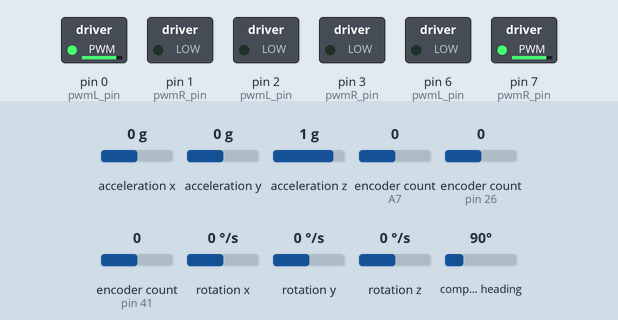
Recording of a sketch running on a simulated Teensy 4. On the bench: switched loads named in the sketch (green lamp = pin HIGH). Inputs (shaded band) come from the test bench; at power-on: acceleration y 0 g, encoder count (sensors on A7, pin 26, pin 41) 0, acceleration z 1 g, acceleration x 0 g, rotation x 0 °/s, rotation y 0 °/s, rotation z 0 °/s, compass heading 90°. What the sketch prints to the serial monitor is not drawn.

Above: at 1.2 s.
1.3 s: acceleration y set to -1.4 g
At 2.5 s:
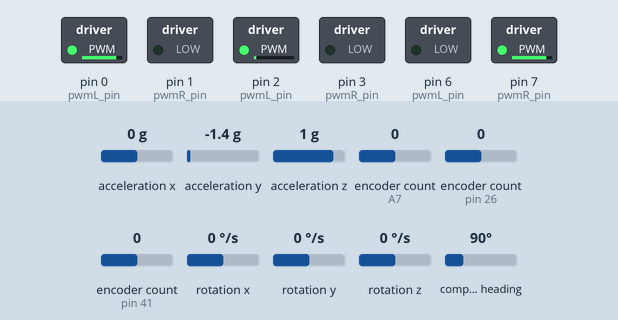
2.8 s: acceleration y set to 0.8 g
At 3.9 s:
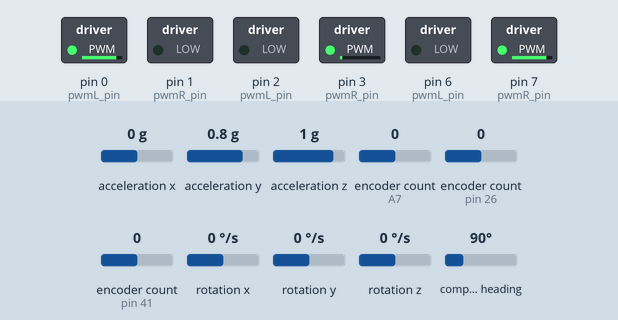
4.3 s: encoder count (sensor on A7) set to 4
At 5.0 s:
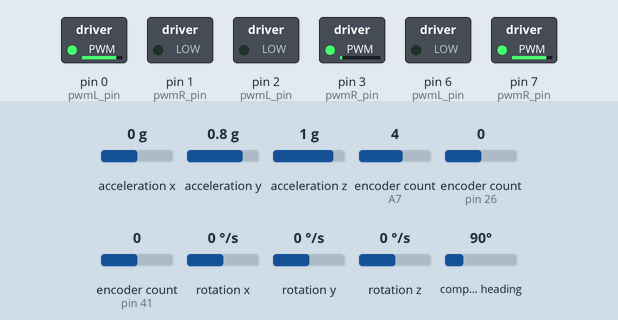
5.8 s: acceleration z set to -1.4 g
At 6.1 s:
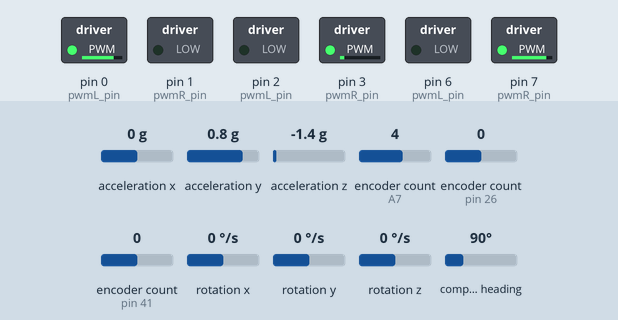
Timing chart, 0 to 8.3 s (numbered marks = the images above; inputs shaded):
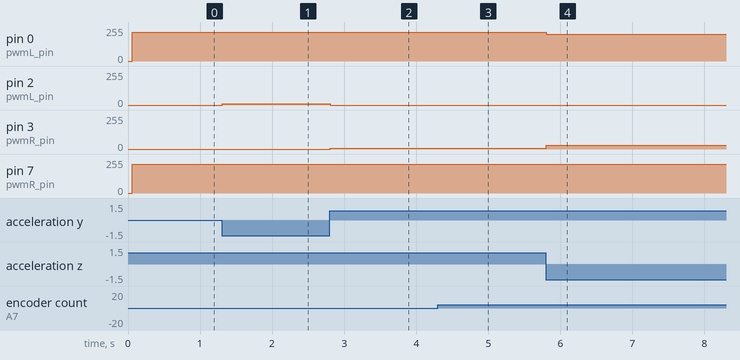

Measured:
- after the input at 1.3 s, pin 2 (pwmL_pin): 0/255 → 9/255 at once
- after the input at 2.8 s, pin 2 (pwmL_pin): 9/255 → 0/255 at once; pin 3 (pwmR_pin): 0/255 → 7/255 at once
- after the input at 4.3 s, pin 3 (pwmR_pin): 7/255 → 6/255 at once
- after the input at 5.8 s, pin 0 (pwmL_pin): 217/255 → 200/255 at once; pin 3 (pwmR_pin): 6/255 → 27/255 at once

The sketch:

drive_p.ino
```cpp
#include <Encoder.h>
#include <Adafruit_BNO055.h>
#include <Wire.h>

#define RADIUS 0.127
#define ROBOT_RADIUS 0.3
float Kp_pos=30.0;
float Kp_vel=0.0;
float Kp_acc=0.0;
#define WHEEL_MAX_RPM 200


Adafruit_BNO055 bno = Adafruit_BNO055(55, 0x28, &Wire1); // Use   Wire2 for I2C communication

sensors_event_t event;

IntervalTimer pidTimer;

int pwmL_pin[3] = { 2, 0, 6 };
int pwmR_pin[3] = { 3, 1, 7 };

volatile long oldPosition[3] = { 0, 0, 0 };
volatile long count[3] = { 0, 0, 0 };
volatile long newPosition[3] = { 0, 0, 0 };
// float cpr[]={1300.0,1300.0,1300.0};
float cpr[]={608.0,608.0,608.0};

Encoder m[3] = { Encoder(21,20), Encoder(26,27), Encoder(41,40) };
volatile float wheel_rpm[3] = { 0, 0, 0 };

float dt = 0.05;


void setup() {
  // put your setup code here, to run once:
  Serial.begin(115200);
  // pinMode(13,OUTPUT);
  // digitalWrite(13,HIGH);
  Wire1.begin();

  // Initialize BNO055 on Wire2
  while (!bno.begin()) {
    Serial.println("BNO055 not detected. Check connections to SDA2/SCL2!");
    // 0
  }
  Serial.println("BNO055 detected!");

  // Optional: Use external crystal for better precision
  bno.setExtCrystalUse(true);

  analogWriteResolution(14);

  pidTimer.begin(pid, dt*1000000);

}
int max_rpm = 300;

volatile float vx = 0.0, vy = 0.0, omega = 0.0;
volatile float Vx = 0.0, Vy = 0.0;
volatile float ax = 0.0, ay = 0.0;
volatile float X = 0.0, Y = 0.0;


volatile float error_X = 0.0;
volatile float error_Y = 0.0;
volatile float error_theta = 0.0;

volatile float error_Vx = 0.0;
volatile float error_Vy = 0.0;
volatile float error_Vtheta = 0.0;

volatile float error_Ax = 0.0;
volatile float error_Ay = 0.0;
volatile float error_Atheta = 0.0;

// DEsired POsition
volatile float X_d = 7.5; //2.82
volatile float Y_d = 0.0;
volatile float Theta_d = 0.0;


volatile float Vtheta_d = 0.0;

volatile float Ax_d = 0.0;
volatile float Ay_d = 0.0;

volatile float gyro_z = 0.0;
volatile float yaw = 0.0;
volatile float Theta = 0.0;
volatile float Omega = 0.0;

// volatile float last_Omega = 0.0;

float rpmToRad(float rpm) {
  return rpm * 2.0 * PI / 60.0;
}


void get_rpm(volatile float* wheel_rpm){

  for (int i = 0; i < 3; i++) {
  newPosition[i] = m[i].read();
  count[i] = abs(newPosition[i] - oldPosition[i]);
  // count=newPosition<oldPosition?-count:count;
  wheel_rpm[i] = count[i] / cpr[i]* 600 * 4.0 / 3;
  wheel_rpm[i] *= newPosition[i] < oldPosition[i] ? -1 : 1;
    // Serial.printf("RPM_output(motor: %d):%0.2f ", i + 1, rpm_rt[i]);
  Serial.println("_-------------------------TICKS-------------------------------------");
  Serial.println(newPosition[0]);
  Serial.println(newPosition[1]);
  Serial.println(newPosition[2]);
  count[i] = 0;
  oldPosition[i] = newPosition[i];
  }

}

void forwardKinematics(volatile float* wheel_rpm,volatile float* vx,volatile float* vy,volatile float* omega) {
  get_rpm(wheel_rpm);
  float w[3];
  for (int i = 0; i < 3; i++) w[i] = rpmToRad(wheel_rpm[i]);
  *vx = (RADIUS / 3.0) * (-sin(0) * w[0] - sin(2 * PI / 3) * w[1] - sin(4 * PI / 3) * w[2]);
  *vy = (RADIUS / 3.0) * (cos(0) * w[0] + cos(2 * PI / 3) * w[1] + cos(4 * PI / 3) * w[2]);
  *omega = (RADIUS / (3.0 * ROBOT_RADIUS)) * (w[0] + w[1] + w[2]);
}

// void forwardKinematics(float* rpms, float* vx, float* vy, float* omega) {
//   float w[3];
//   for (int i = 0; i < 3; i++) w[i] = rpmToRad(rpms[i]);
//   *vx = (RADIUS / 3.0) * (-sin(0) * w[0] - sin(2 * PI / 3) * w[1] - sin(4 * PI / 3) * w[2]);
//   *vy = (RADIUS / 3.0) * (cos(0) * w[0] + cos(2 * PI / 3) * w[1] + cos(4 * PI / 3) * w[2]);
//   *omega = (RADIUS / (3.0 * ROBOT_RADIUS)) * (w[0] + w[1] + w[2]);
// }


void inverseKinematics(float vx, float vy, float omega, float* rpms) {
  float w1 = (-sin(0) * vx + cos(0) * vy + ROBOT_RADIUS * omega) / RADIUS;
  float w2 = (-sin(2 * PI / 3) * vx + cos(2 * PI / 3) * vy + ROBOT_RADIUS * omega) / RADIUS;
  float w3 = (-sin(4 * PI / 3) * vx + cos(4 * PI / 3) * vy + ROBOT_RADIUS * omega) / RADIUS;
  // float w1 = (-sin(0) * vx + cos(0) * vy + ROBOT_RADIUS * omega);
  // float w2 = (-0.5 * vx - 0.866 * vy + ROBOT_RADIUS * omega)*5;
  // float w3 = (-0.5 * vx + 0.866 * vy + ROBOT_RADIUS * omega)*5;

  rpms[0] = w1 * 60.0 / (2 * PI);
  rpms[1] = w2 * 60.0 / (2 * PI);
  rpms[2] = w3 * 60.0 / (2 * PI);
  // for (int i=0; i<3; i++){
  //   if (rpm_cmd[i] < 600){
  //     rpm_cmd[i] = 0;
  //   }
  // }
  // for (int i =0; i <3; i++){
  //   if(rpms[i]!=0){
  //     rpms[i] = map(rpms[i],0,16383,450,16383);
  //   }
  // }
}


void pid(){
  imu::Vector<3> accel = bno.getVector(Adafruit_BNO055::VECTOR_LINEARACCEL);
  imu::Vector<3> gyro = bno.getVector(Adafruit_BNO055::VECTOR_GYROSCOPE);
  imu::Vector<3> euler = bno.getVector(Adafruit_BNO055::VECTOR_EULER);

  ax = accel.x();
  ay = accel.y();
  gyro_z = gyro.z();
  yaw = euler.z();
  forwardKinematics(wheel_rpm, &vx, &vy, &omega);

  // --- State Estimation ---
  Vx = vx;
  Vy = vy;
  Omega = gyro_z* PI / 180.0;
  X += Vx * dt;
  Y += Vy * dt;
  Theta = yaw* PI / 180.0;

  // --- Position Control ---
  float error_x = X_d - X;
  float error_y = Y_d - Y;
  float error_theta = Theta_d - Theta;

  float Vx_d = Kp_pos * error_x;
  float Vy_d= Kp_pos * error_y;
  float Omega_d = Kp_pos * error_theta;

  // // --- Velocity Control ---
  // float error_Vx = Vx_d - Vx;
  // float error_Vy = Vy_d - Vy;
  // float error_Omega = Omega_d - Omega;

  // float Ax_d = Kp_vel * error_Vx;
  // float Ay_d = Kp_vel * error_Vy;
  // float Alpha_d = Kp_vel * error_Omega;

  // // --- Acceleration Control ---
  // float error_Ax = Ax_d - ax;
  // float error_Ay = Ay_d - ay;
  // // float alpha = (Omega - last_Omega) / dt;
  // // last_Omega = Omega;
  // // float error_Alpha = Alpha_d - alpha;
  // float error_Alpha = Alpha_d - omega;

  // float Fx = Kp_acc * error_Ax;
  // float Fy = Kp_acc * error_Ay;
  // float Tau = Kp_acc * error_Alpha;

  float rpm_cmd[3];
  inverseKinematics(Vx_d, Vy_d, Omega_d, rpm_cmd);
  // inverseKinematics(Fx, Fy, Tau, rpm_cmd);
  // inverseKinematics(Vx_d, Vy_d, 0, rpm_cmd);


  for (int i = 0; i < 3; i++) {
    if(rpm_cmd[i]>14000){
      rpm_cmd[i]=14000;
    }
    if(rpm_cmd[i]<-14000){
      rpm_cmd[i]=-14000;
    }
    // rpm_cmd[i] = int(rpm_cmd[i])%14000;
    runMotor(int(rpm_cmd[i]),pwmL_pin[i],pwmR_pin[i]);
  }
  Serial.print("X: "); Serial.print(X);
  Serial.print(" | Y: "); Serial.print(Y);
  Serial.print(" | Theta: "); Serial.println(Theta);
  Serial.println(Kp_pos);
  Serial.println(rpm_cmd[0]);
  Serial.println(rpm_cmd[1]);
  Serial.println(rpm_cmd[2]);

}

void runMotor(int pwm_val, int pwmLPin, int pwmRPin)
{
  analogWrite(pwmLPin, (pwm_val <= 0 ? pwm_val*-1 : 0));
  analogWrite(pwmRPin, (pwm_val >= 0 ? pwm_val : 0));
}

void input() {
  if (Serial.available() > 0) {
    String input = Serial.readString();
    // int i = input.substring(0,1).toInt();
    Kp_pos = input.substring(0,3).toFloat();
    Kp_vel = input.substring(3,6).toFloat();
    Kp_acc = input.substring(6,9).toFloat();


    // int comma1 = input.indexOf(',');
    // int comma2 = input.indexOf(',', comma1 + 1);

    // if (comma1 > 0 && comma2 > comma1) {
    //   kp = input.substring(0, comma1).toFloat();
    //   ki = input.substring(comma1 + 1, comma2).toFloat();
    //   kd = input.substring(comma2 + 1).toFloat();
    // }
  }
}

void loop() {
  // put your main code here, to run repeatedly:
  // input();

}
```
